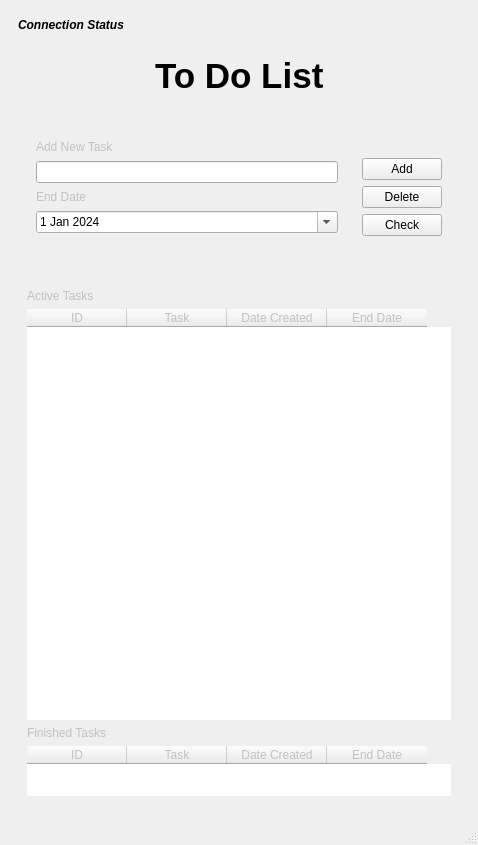
<?xml version="1.0" encoding="UTF-8"?>
<ui version="4.0">
 <class>MainWindow</class>
 <widget class="QMainWindow" name="MainWindow">
  <property name="geometry">
   <rect>
    <x>0</x>
    <y>0</y>
    <width>478</width>
    <height>845</height>
   </rect>
  </property>
  <property name="windowTitle">
   <string>MainWindow</string>
  </property>
  <widget class="QWidget" name="centralwidget">
   <layout class="QVBoxLayout" name="verticalLayout">
    <item>
     <widget class="QGroupBox" name="groupBox">
      <property name="styleSheet">
       <string notr="true">border: none;</string>
      </property>
      <property name="title">
       <string/>
      </property>
      <layout class="QHBoxLayout" name="horizontalLayout_3">
       <item>
        <widget class="QLabel" name="ConnectionLabel">
         <property name="font">
          <font>
           <italic>true</italic>
           <bold>true</bold>
          </font>
         </property>
         <property name="text">
          <string>Connection Status</string>
         </property>
        </widget>
       </item>
       <item>
        <widget class="QPushButton" name="closeButton">
         <property name="text">
          <string/>
         </property>
         <property name="iconSize">
          <size>
           <width>40</width>
           <height>40</height>
          </size>
         </property>
        </widget>
       </item>
      </layout>
     </widget>
    </item>
    <item>
     <layout class="QHBoxLayout" name="horizontalLayout">
      <item>
       <spacer name="horizontalSpacer">
        <property name="orientation">
         <enum>Qt::Horizontal</enum>
        </property>
        <property name="sizeHint" stdset="0">
         <size>
          <width>40</width>
          <height>20</height>
         </size>
        </property>
       </spacer>
      </item>
      <item>
       <widget class="QFrame" name="frame">
        <property name="frameShape">
         <enum>QFrame::NoFrame</enum>
        </property>
        <property name="frameShadow">
         <enum>QFrame::Raised</enum>
        </property>
        <layout class="QVBoxLayout" name="verticalLayout_5">
         <item>
          <widget class="QLabel" name="Title">
           <property name="font">
            <font>
             <pointsize>26</pointsize>
             <bold>true</bold>
            </font>
           </property>
           <property name="styleSheet">
            <string notr="true"/>
           </property>
           <property name="text">
            <string>To Do List</string>
           </property>
          </widget>
         </item>
        </layout>
       </widget>
      </item>
      <item>
       <spacer name="horizontalSpacer_2">
        <property name="orientation">
         <enum>Qt::Horizontal</enum>
        </property>
        <property name="sizeHint" stdset="0">
         <size>
          <width>40</width>
          <height>20</height>
         </size>
        </property>
       </spacer>
      </item>
     </layout>
    </item>
    <item>
     <widget class="QFrame" name="ContentFrame">
      <property name="frameShape">
       <enum>QFrame::NoFrame</enum>
      </property>
      <property name="frameShadow">
       <enum>QFrame::Raised</enum>
      </property>
      <layout class="QVBoxLayout" name="verticalLayout_2">
       <item>
        <widget class="QFrame" name="AddToDoList">
         <property name="frameShape">
          <enum>QFrame::NoFrame</enum>
         </property>
         <property name="frameShadow">
          <enum>QFrame::Raised</enum>
         </property>
         <layout class="QHBoxLayout" name="horizontalLayout_2">
          <item>
           <widget class="QFrame" name="AddLeft">
            <property name="frameShape">
             <enum>QFrame::NoFrame</enum>
            </property>
            <property name="frameShadow">
             <enum>QFrame::Raised</enum>
            </property>
            <layout class="QVBoxLayout" name="verticalLayout_4">
             <item>
              <widget class="QLabel" name="NewTaskText">
               <property name="styleSheet">
                <string notr="true">font: 700 9pt &quot;Segoe UI&quot;;
color: rgb(193, 193, 193);
</string>
               </property>
               <property name="text">
                <string>Add New Task</string>
               </property>
              </widget>
             </item>
             <item>
              <widget class="QLineEdit" name="NewTaskLineEdit">
               <property name="styleSheet">
                <string notr="true">border-color: rgb(255, 255, 255);</string>
               </property>
              </widget>
             </item>
             <item>
              <widget class="QLabel" name="DateText">
               <property name="styleSheet">
                <string notr="true">font: 700 9pt &quot;Segoe UI&quot;;
color: rgb(193, 193, 193);
</string>
               </property>
               <property name="text">
                <string>End Date</string>
               </property>
              </widget>
             </item>
             <item>
              <widget class="QDateEdit" name="endDate">
               <property name="styleSheet">
                <string notr="true">border-color: rgb(116, 116, 116);</string>
               </property>
               <property name="calendarPopup">
                <bool>true</bool>
               </property>
               <property name="date">
                <date>
                 <year>2024</year>
                 <month>1</month>
                 <day>1</day>
                </date>
               </property>
              </widget>
             </item>
             <item>
              <widget class="QLabel" name="warning">
               <property name="text">
                <string/>
               </property>
              </widget>
             </item>
            </layout>
           </widget>
          </item>
          <item>
           <widget class="QFrame" name="AddRight">
            <property name="frameShape">
             <enum>QFrame::NoFrame</enum>
            </property>
            <property name="frameShadow">
             <enum>QFrame::Raised</enum>
            </property>
            <layout class="QVBoxLayout" name="verticalLayout_3">
             <item>
              <widget class="QLabel" name="label_3">
               <property name="text">
                <string/>
               </property>
              </widget>
             </item>
             <item>
              <widget class="QPushButton" name="AddNewBtn">
               <property name="styleSheet">
                <string notr="true">font: 700 9pt &quot;Segoe UI&quot;;
</string>
               </property>
               <property name="text">
                <string>Add</string>
               </property>
              </widget>
             </item>
             <item>
              <widget class="QPushButton" name="DeleteBtn">
               <property name="styleSheet">
                <string notr="true">font: 700 9pt &quot;Segoe UI&quot;;
</string>
               </property>
               <property name="text">
                <string>Delete</string>
               </property>
              </widget>
             </item>
             <item>
              <widget class="QPushButton" name="CheckBtn">
               <property name="styleSheet">
                <string notr="true">font: 700 9pt &quot;Segoe UI&quot;;
</string>
               </property>
               <property name="text">
                <string>Check</string>
               </property>
              </widget>
             </item>
             <item>
              <widget class="QLabel" name="label_4">
               <property name="text">
                <string/>
               </property>
              </widget>
             </item>
            </layout>
           </widget>
          </item>
         </layout>
        </widget>
       </item>
       <item>
        <widget class="QScrollArea" name="AllNewTasks">
         <property name="styleSheet">
          <string notr="true">font: 700 9pt &quot;Segoe UI&quot;;
color: rgb(255, 255, 255);</string>
         </property>
         <property name="frameShape">
          <enum>QFrame::NoFrame</enum>
         </property>
         <property name="lineWidth">
          <number>-3</number>
         </property>
         <property name="widgetResizable">
          <bool>true</bool>
         </property>
         <widget class="QWidget" name="AllNewTasksContents">
          <property name="geometry">
           <rect>
            <x>0</x>
            <y>0</y>
            <width>434</width>
            <height>408</height>
           </rect>
          </property>
          <layout class="QVBoxLayout" name="verticalLayout_6">
           <item>
            <widget class="QLabel" name="label_2">
             <property name="styleSheet">
              <string notr="true">font: 700 9pt &quot;Segoe UI&quot;;
color: rgb(193, 193, 193);
</string>
             </property>
             <property name="text">
              <string>Active Tasks</string>
             </property>
            </widget>
           </item>
           <item>
            <widget class="QTableWidget" name="activeTasks">
             <property name="minimumSize">
              <size>
               <width>0</width>
               <height>250</height>
              </size>
             </property>
             <property name="whatsThis">
              <string>&lt;html&gt;&lt;head/&gt;&lt;body&gt;&lt;p&gt;&lt;br/&gt;&lt;/p&gt;&lt;/body&gt;&lt;/html&gt;</string>
             </property>
             <property name="autoFillBackground">
              <bool>false</bool>
             </property>
             <property name="styleSheet">
              <string notr="true">color: rgb(193, 193, 193);
</string>
             </property>
             <property name="frameShape">
              <enum>QFrame::NoFrame</enum>
             </property>
             <property name="lineWidth">
              <number>1</number>
             </property>
             <property name="selectionMode">
              <enum>QAbstractItemView::MultiSelection</enum>
             </property>
             <property name="selectionBehavior">
              <enum>QAbstractItemView::SelectRows</enum>
             </property>
             <property name="columnCount">
              <number>4</number>
             </property>
             <column>
              <property name="text">
               <string>ID</string>
              </property>
             </column>
             <column>
              <property name="text">
               <string>Task</string>
              </property>
             </column>
             <column>
              <property name="text">
               <string>Date Created</string>
              </property>
             </column>
             <column>
              <property name="text">
               <string>End Date</string>
              </property>
             </column>
            </widget>
           </item>
           <item>
            <widget class="QLabel" name="label">
             <property name="styleSheet">
              <string notr="true">color: rgb(193, 193, 193);
</string>
             </property>
             <property name="text">
              <string>Finished Tasks</string>
             </property>
            </widget>
           </item>
           <item>
            <widget class="QTableWidget" name="finishedTasks">
             <property name="maximumSize">
              <size>
               <width>16777215</width>
               <height>50</height>
              </size>
             </property>
             <property name="font">
              <font>
               <family>Segoe UI</family>
               <pointsize>9</pointsize>
               <italic>false</italic>
               <bold>true</bold>
               <strikeout>true</strikeout>
              </font>
             </property>
             <property name="whatsThis">
              <string>&lt;html&gt;&lt;head/&gt;&lt;body&gt;&lt;p&gt;&lt;br/&gt;&lt;/p&gt;&lt;/body&gt;&lt;/html&gt;</string>
             </property>
             <property name="styleSheet">
              <string notr="true">color: rgb(193, 193, 193);
</string>
             </property>
             <property name="frameShape">
              <enum>QFrame::NoFrame</enum>
             </property>
             <property name="lineWidth">
              <number>1</number>
             </property>
             <property name="selectionMode">
              <enum>QAbstractItemView::MultiSelection</enum>
             </property>
             <property name="selectionBehavior">
              <enum>QAbstractItemView::SelectRows</enum>
             </property>
             <property name="columnCount">
              <number>4</number>
             </property>
             <column>
              <property name="text">
               <string>ID</string>
              </property>
             </column>
             <column>
              <property name="text">
               <string>Task</string>
              </property>
             </column>
             <column>
              <property name="text">
               <string>Date Created</string>
              </property>
             </column>
             <column>
              <property name="text">
               <string>End Date</string>
              </property>
             </column>
            </widget>
           </item>
          </layout>
         </widget>
        </widget>
       </item>
      </layout>
     </widget>
    </item>
   </layout>
  </widget>
  <widget class="QMenuBar" name="menubar">
   <property name="geometry">
    <rect>
     <x>0</x>
     <y>0</y>
     <width>478</width>
     <height>25</height>
    </rect>
   </property>
  </widget>
  <widget class="QStatusBar" name="statusbar"/>
 </widget>
 <resources/>
 <connections>
  <connection>
   <sender>finishedTasks</sender>
   <signal>itemSelectionChanged()</signal>
   <receiver>activeTasks</receiver>
   <slot>clearSelection()</slot>
   <hints>
    <hint type="sourcelabel">
     <x>190</x>
     <y>579</y>
    </hint>
    <hint type="destinationlabel">
     <x>142</x>
     <y>464</y>
    </hint>
   </hints>
  </connection>
  <connection>
   <sender>activeTasks</sender>
   <signal>itemSelectionChanged()</signal>
   <receiver>finishedTasks</receiver>
   <slot>clearSelection()</slot>
   <hints>
    <hint type="sourcelabel">
     <x>154</x>
     <y>412</y>
    </hint>
    <hint type="destinationlabel">
     <x>323</x>
     <y>651</y>
    </hint>
   </hints>
  </connection>
 </connections>
</ui>
